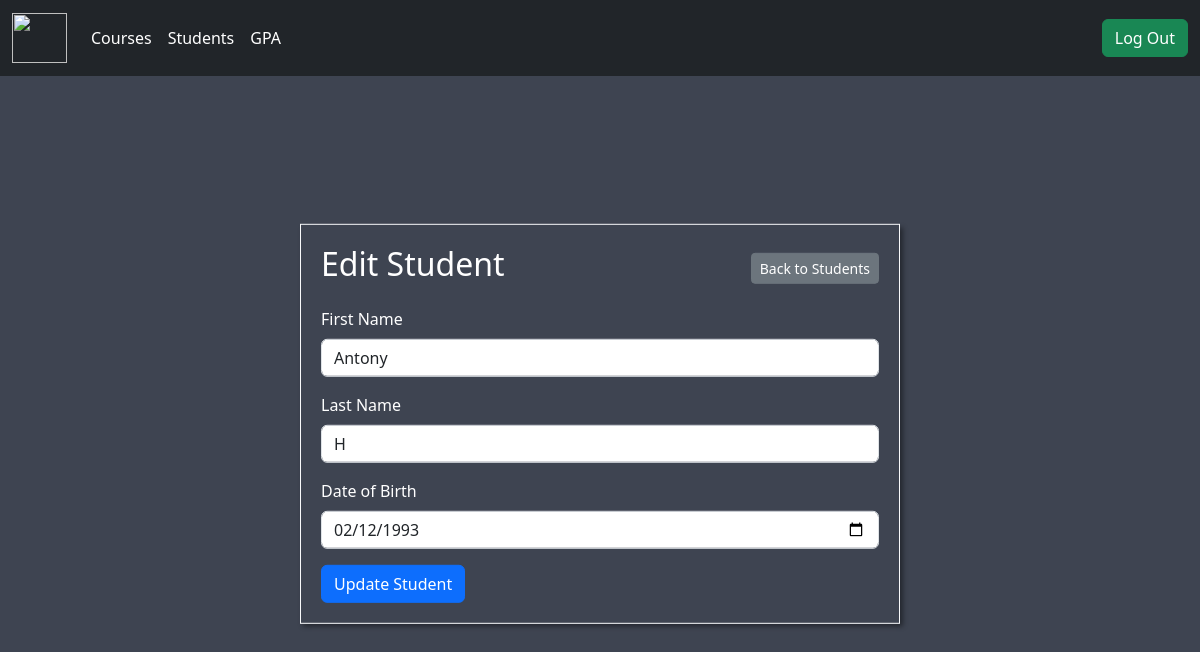
Page /editStudent.php?id=23 (signed in) on the committed database.
### tables this page shows
CREATE TABLE `Students` (
  `StudentID` int(11) NOT NULL,
  `FirstName` varchar(50) DEFAULT NULL,
  `LastName` varchar(50) DEFAULT NULL,
  `DateOfBirth` date DEFAULT NULL,
  `TeacherID` int(11) DEFAULT NULL
);

### editStudent.php (the view, shortened to what this page needs)
<?php
function getStudentById($conn, $studentID)
{
    $query = "SELECT * FROM Students WHERE StudentID = ?";
    $stmt = $conn->prepare($query);
    $stmt->bind_param('i', $studentID);
    $stmt->execute();
    $result = $stmt->get_result();
    if ($result->num_rows > 0) {
        return $result->fetch_assoc();
    }
    return null;
}
$conn = OpenCon();
$studentID = isset($_GET['id']) ? $_GET['id'] : null;
$student = getStudentById($conn, $studentID);
?>
<!DOCTYPE html>
<html lang="en">
<head>
    <link href="https://cdn.jsdelivr.net/npm/bootstrap@5.3.2/dist/css/bootstrap.min.css" rel="stylesheet">
    <link rel="stylesheet" href="./main.css">
</head>
<body>
    <?php include 'nav.php' ?>
    <div class="container mt-4 cont position-absolute top-50 start-50 translate-middle border border border-light" style=" color: white; width: 50%;">
        <div class="d-flex justify-content-between align-items-center mb-3">
            <h2>Edit Student</h2>
            <a href="display_students.php" class="btn btn-secondary btn-sm">Back to Students</a>
        </div>
        <form method="post">
            <div class="mb-3">
                <label for="first_name" class="form-label" style="color: white;">First Name</label>
                <input type="text" class="form-control" id="first_name" name="first_name" placeholder="Enter First Name" value="<?php echo htmlspecialchars($student['FirstName']); ?>" required>
            </div>
            <div class="mb-3">
                <label for="last_name" class="form-label" style="color: white;">Last Name</label>
                <input type="text" class="form-control" id="last_name" name="last_name" placeholder="Enter Last Name" value="<?php echo htmlspecialchars($student['LastName']); ?>" required>
            </div>
            <div class="mb-3">
                <label for="date_of_birth" class="form-label" style="color: white;">Date of Birth</label>
                <input type="date" class="form-control" id="date_of_birth" name="date_of_birth" placeholder="Enter Date of Birth" value="<?php echo htmlspecialchars($student['DateOfBirth']); ?>" required>
            </div>
            <button type="submit" class="btn btn-primary" id="submitBtn">Update Student</button>
        </form>
    </div>
</body>
</html>

### main.css (style rules this page uses)
html { background: #3e4451 !important; }
.cont { padding: 20px !important; display: flex; flex-direction: column; box-shadow: 3px 3px 5px #0000006e; margin-bottom: 50px !important; }
.form-label { color: white; }

### rows in the picture
students: first_name "Antony", last_name "H", date_of_birth "02/12/1993"
